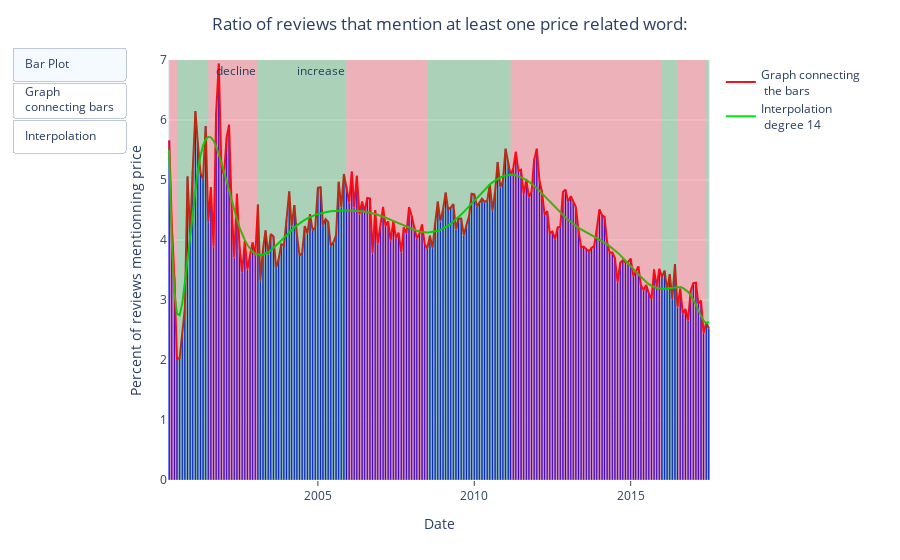

The notebook cell this image was saved under:
### Code cell
colors=['red','green']
annotations=['','','decline', 'increase']
annotation_positions = ["top right", "top right"]
for i in range(len(x_positions)-1):
    fig_1b.add_vrect(x0=str(x_positions[i]), x1=str(x_positions[i+1]),
              annotation_text=annotations[i%4], annotation_position=annotation_positions[0],
              fillcolor=colors[i%2], opacity=0.25, line_width=0)
    annotations[i%4] = ''

fig_1b.show()

### Figure 1 — Plotly figure (JSON) as saved in the notebook; plotly's stock layout.template omitted (floating-point values rounded to 4 significant figures; data arrays with more than 128 entries replaced by an {"elided": "..."} marker saying what was removed)
{"data": [{"alignmentgroup": "True", "hovertemplate": "month_year=%{x}<br>ratio=%{y}<extra></extra>", "legendgroup": "", "marker": {"color": "blue", "pattern": {"shape": ""}}, "name": "", "offsetgroup": "", "orientation": "v", "showlegend": false, "textposition": "auto", "type": "bar", "x": {"elided": "208 str values"}, "xaxis": "x", "y": {"elided": "208 float values"}, "yaxis": "y"}, {"line": {"color": "#f6111c"}, "name": "Graph connecting <br> the bars", "type": "scatter", "x": {"elided": "208 str values"}, "y": {"elided": "208 float values"}}, {"line": {"color": "#05e80d"}, "name": "Interpolation <br> degree 14", "type": "scatter", "x": {"elided": "208 str values"}, "y": {"elided": "208 float values"}}], "layout": {"annotations": [{"showarrow": false, "text": "", "x": "2000-07", "xanchor": "right", "xref": "x", "y": 1, "yanchor": "top", "yref": "y domain"}, {"showarrow": false, "text": "", "x": "2001-07", "xanchor": "right", "xref": "x", "y": 1, "yanchor": "top", "yref": "y domain"}, {"showarrow": false, "text": "decline", "x": "2003-02", "xanchor": "right", "xref": "x", "y": 1, "yanchor": "top", "yref": "y domain"}, {"showarrow": false, "text": "increase", "x": "2005-12", "xanchor": "right", "xref": "x", "y": 1, "yanchor": "top", "yref": "y domain"}, {"showarrow": false, "text": "", "x": "2008-07", "xanchor": "right", "xref": "x", "y": 1, "yanchor": "top", "yref": "y domain"}, {"showarrow": false, "text": "", "x": "2011-03", "xanchor": "right", "xref": "x", "y": 1, "yanchor": "top", "yref": "y domain"}, {"showarrow": false, "text": "", "x": "2016-01", "xanchor": "right", "xref": "x", "y": 1, "yanchor": "top", "yref": "y domain"}, {"showarrow": false, "text": "", "x": "2016-07", "xanchor": "right", "xref": "x", "y": 1, "yanchor": "top", "yref": "y domain"}, {"showarrow": false, "text": "", "x": "2017-06", "xanchor": "right", "xref": "x", "y": 1, "yanchor": "top", "yref": "y domain"}, {"showarrow": false, "text": "", "x": "2017-07", "xanchor": "right", "xref": "x", "y": 1, "yanchor": "top", "yref": "y domain"}], "barmode": "relative", "legend": {"tracegroupgap": 0}, "margin": {"l": 30, "r": 190, "t": 60}, "paper_bgcolor": "rgba(0,0,0,0)", "shapes": [{"fillcolor": "red", "line": {"width": 0}, "opacity": 0.25, "type": "rect", "x0": "2000-04", "x1": "2000-07", "xref": "x", "y0": 0, "y1": 1, "yref": "y domain"}, {"fillcolor": "green", "line": {"width": 0}, "opacity": 0.25, "type": "rect", "x0": "2000-07", "x1": "2001-07", "xref": "x", "y0": 0, "y1": 1, "yref": "y domain"}, {"fillcolor": "red", "line": {"width": 0}, "opacity": 0.25, "type": "rect", "x0": "2001-07", "x1": "2003-02", "xref": "x", "y0": 0, "y1": 1, "yref": "y domain"}, {"fillcolor": "green", "line": {"width": 0}, "opacity": 0.25, "type": "rect", "x0": "2003-02", "x1": "2005-12", "xref": "x", "y0": 0, "y1": 1, "yref": "y domain"}, {"fillcolor": "red", "line": {"width": 0}, "opacity": 0.25, "type": "rect", "x0": "2005-12", "x1": "2008-07", "xref": "x", "y0": 0, "y1": 1, "yref": "y domain"}, {"fillcolor": "green", "line": {"width": 0}, "opacity": 0.25, "type": "rect", "x0": "2008-07", "x1": "2011-03", "xref": "x", "y0": 0, "y1": 1, "yref": "y domain"}, {"fillcolor": "red", "line": {"width": 0}, "opacity": 0.25, "type": "rect", "x0": "2011-03", "x1": "2016-01", "xref": "x", "y0": 0, "y1": 1, "yref": "y domain"}, {"fillcolor": "green", "line": {"width": 0}, "opacity": 0.25, "type": "rect", "x0": "2016-01", "x1": "2016-07", "xref": "x", "y0": 0, "y1": 1, "yref": "y domain"}, {"fillcolor": "red", "line": {"width": 0}, "opacity": 0.25, "type": "rect", "x0": "2016-07", "x1": "2017-06", "xref": "x", "y0": 0, "y1": 1, "yref": "y domain"}, {"fillcolor": "green", "line": {"width": 0}, "opacity": 0.25, "type": "rect", "x0": "2017-06", "x1": "2017-07", "xref": "x", "y0": 0, "y1": 1, "yref": "y domain"}], "title": {"text": "Ratio of reviews that mention at least one price related word:", "x": 0.5}, "updatemenus": [{"buttons": [{"args": [{"visible": false}, [0]], "args2": [{"visible": true}, [0]], "label": "Bar Plot", "method": "restyle", "visible": true}, {"args": [{"visible": false}, [1]], "args2": [{"visible": true}, [1]], "label": "Graph <br>connecting bars", "method": "restyle", "visible": true}, {"args": [{"visible": false}, [2]], "args2": [{"visible": true}, [2]], "label": "Interpolation", "method": "restyle", "visible": true}], "direction": "down", "type": "buttons", "x": -0.08, "y": 1.03}], "xaxis": {"anchor": "y", "domain": [0, 1], "ticks": "outside", "title": {"text": "Date"}}, "yaxis": {"anchor": "x", "domain": [0, 1], "range": [0, 7], "title": {"text": "Percent of reviews mentionning price"}}}}
